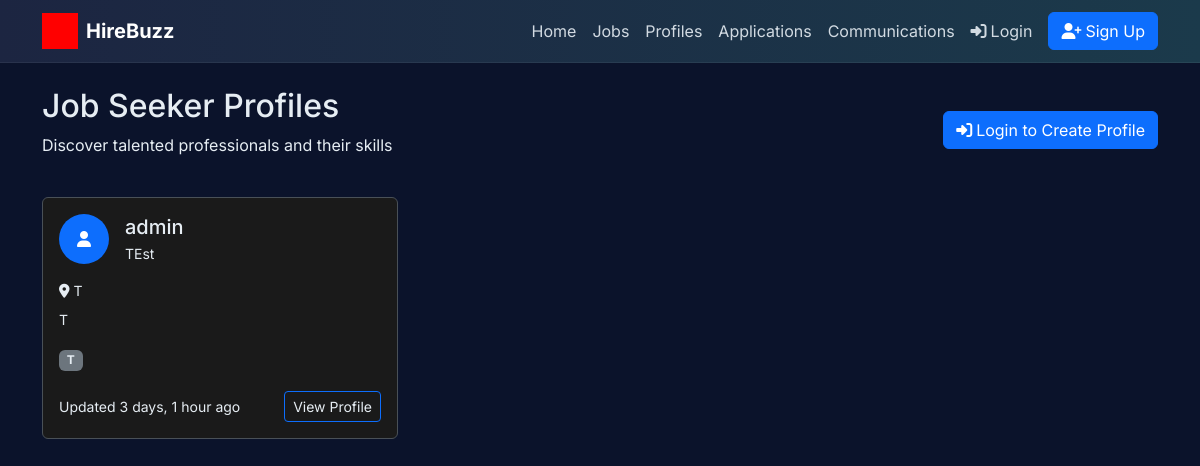
/profiles/, run on the app's committed database.
### profiles/models.py (models this page shows, shortened)
class Profile(models.Model):
    user = models.OneToOneField(User, on_delete=models.CASCADE, related_name='profile')
    headline = models.CharField(
        max_length=200,
        help_text="A brief professional headline (e.g., 'Senior Software Engineer')"
    )
    bio = models.TextField(
        max_length=1000,
        blank=True,
        help_text="A brief description about yourself and your career goals"
    )
    location = models.CharField(max_length=100, blank=True)
    phone = models.CharField(
        max_length=20,
        blank=True,
        validators=[RegexValidator(r'^\d{10}$', 'Enter a valid 10-digit US phone number.')]
    )
    skills = models.TextField(
        help_text="List your key skills separated by commas (e.g., Python, Django, React, SQL)"
    )
    education = models.TextField(
        help_text="List your educational background (e.g., 'BS Computer Science - Georgia Tech, 2023')"
    )
    work_experience = models.TextField(
        help_text="Describe your work experience, including company names, positions, and key achievements"
    )
    linkedin_url = models.URLField(
        blank=True,
        validators=[URLValidator()],
        help_text="Your LinkedIn profile URL"
    )
    github_url = models.URLField(
        blank=True,
        validators=[URLValidator()],
        help_text="Your GitHub profile URL"
    )
    portfolio_url = models.URLField(
        blank=True,
        validators=[URLValidator()],
        help_text="Your portfolio or personal website URL"
    )
    other_url = models.URLField(
        blank=True,
        validators=[URLValidator()],
        help_text="Any other relevant URL (e.g., personal blog, Stack Overflow)"
    )
    is_public = models.BooleanField(
        default=True,
        help_text="Allow recruiters to find and view your profile."
    )
    show_bio = models.BooleanField(
        default=True,
        help_text="Display your bio on your public profile."
    )
    show_location = models.BooleanField(
        default=True,
        help_text="Display your location on your public profile."
    )
    show_phone = models.BooleanField(
        default=False,
        help_text="Display your phone number so recruiters can contact you directly."
    )
    show_education = models.BooleanField(
        default=True,
        help_text="Display your education history on your public profile."
    )
    show_work_experience = models.BooleanField(
        default=True,
        help_text="Display your work experience on your public profile."
    )
    show_links = models.BooleanField(
        default=True,
        help_text="Display your professional links to recruiters."
    )
    created_at = models.DateTimeField(auto_now_add=True)
    updated_at = models.DateTimeField(auto_now=True)
    class Meta:
        ordering = ['-updated_at']
    def get_skills_list(self):
        return [skill.strip() for skill in self.skills.split(',') if skill.strip()]

### profiles/views.py (the view)
# urls.py: path('', views.index, name='index'),
def index(request):
    profiles = Profile.objects.filter(is_public=True)
    context = {
        'profiles': profiles,
        'template_data': {'title': 'Profiles - HireBuzz'}
    }
    return render(request, 'profiles/index.html', context)

### profiles/templates/profiles/index.html (shortened to what this page needs)
{% extends 'base.html' %}
{% block content %}
<div class="container">
  <div class="row">
    <div class="col-12">
      <div class="d-flex justify-content-between align-items-center mb-4">
        <div>
          <h2 class="mb-2 text-light">Job Seeker Profiles</h2>
          <p class="text-light">Discover talented professionals and their skills</p>
        </div>
        {% if user.is_authenticated %}
          <div>
            <a href="{% url 'profiles:my_profile' %}" class="btn btn-outline-primary me-2">
              <i class="fas fa-user me-1"></i>My Profile
            </a>
            <a href="{% url 'profiles:create' %}" class="btn btn-primary">
              <i class="fas fa-plus me-1"></i>Create Profile
            </a>
          </div>
        {% else %}
          <div>
            <a href="{% url 'accounts:login' %}" class="btn btn-primary">
              <i class="fas fa-sign-in-alt me-1"></i>Login to Create Profile
            </a>
          </div>
        {% endif %}
      </div>
      {% if profiles %}
        <div class="row">
          {% for profile in profiles %}
            <div class="col-md-6 col-lg-4 mb-4">
              <div class="card h-100 bg-dark border-secondary profile-card">
                <div class="card-body text-light">
                  <div class="d-flex align-items-center mb-3">
                    <div class="bg-primary rounded-circle d-flex align-items-center justify-content-center me-3" style="width: 50px; height: 50px;">
                      <i class="fas fa-user text-white"></i>
                    </div>
                    <div>
                      <h5 class="card-title mb-1 text-light">{{ profile.user.get_full_name|default:profile.user.username }}</h5>
                      <p class="card-text text-light small mb-0">{{ profile.headline }}</p>
                    </div>
                  </div>
                  {% if profile.location and profile.show_location %}
                    <p class="text-light small mb-2">
                      <i class="fas fa-map-marker-alt me-1"></i>{{ profile.location }}
                    </p>
                  {% endif %}
                  {% if profile.bio and profile.show_bio %}
                    <p class="card-text small text-light">{{ profile.bio|truncatewords:20 }}</p>
                  {% endif %}
                  <div class="mb-3">
                    {% for skill in profile.get_skills_list|slice:":3" %}
                      <span class="badge bg-secondary me-1 mb-1">{{ skill }}</span>
                    {% endfor %}
                  </div>
                  <div class="d-flex justify-content-between align-items-center">
                    <small class="text-light">
                      Updated {{ profile.updated_at|timesince }} ago
                    </small>
                    <a href="{% url 'profiles:view' profile.user.id %}" class="btn btn-sm btn-outline-primary">
                      View Profile
                    </a>
                  </div>
                </div>
              </div>
            </div>
          {% endfor %}
        </div>
      {% endif %}
    </div>
  </div>
</div>
{% endblock content %}

### hirebuzz/static/css/style.css (style rules this page uses)
.hb-body { font-family: "Inter", "DM Sans", system-ui, -apple-system, Segoe UI, Roboto, Arial, sans-serif; background: #0b132b; color: #e6edf3; }
.bg-dark .card-title { color: #e6edf3 !important; }
.bg-dark .card-text { color: #e6edf3 !important; }
.bg-dark .card-body { color: #e6edf3 !important; }
.bg-dark .text-light { color: #e6edf3 !important; }
.card.bg-dark * { color: inherit; }
.text-light { color: #e6edf3 !important; }
.profile-card .text-light { color: #e6edf3 !important; }
.card.bg-dark, .card.profile-card { color: #e6edf3 !important; }
.card.bg-dark *, .card.profile-card * { color: inherit; }
.profile-card { background-color: #1a1a1a !important; border: 1px solid #495057 !important; }
.profile-card .card-body { color: #e6edf3 !important; }
.profile-card .card-title { color: #e6edf3 !important; }
.profile-card .card-text { color: #e6edf3 !important; }

### data on the page
Profile: user.get_full_name "admin", headline "TEst", location "T", bio "T", get_skills_list "T", updated_at "3 days, 1 hour"
